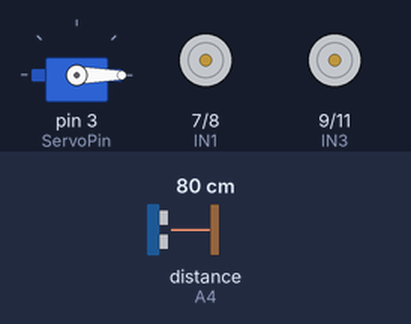
Bench run of a sketch on a simulated Arduino Uno, built with avr-gcc and run on an emulated ATmega328P. On the bench: servo, motor-driver pin pairs drawn as motors (green arrow = first pin HIGH = forward, orange = second pin HIGH = backward, longer = more drive, scaled by the enable pin). Wiring (inferred from the names in the program): ultrasonic range finder: trigger A5; echo A4. The test bench sets the inputs (shaded band); at power-on: distance to the obstacle (sensor on A4) 80 cm. The echo pulse lasts 58.3 µs per cm; what the sketch prints to the serial monitor is not drawn.

Above: at 0.1 s.
At 2.1 s:
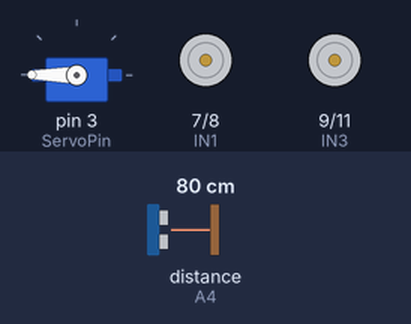
At 10.1 s:
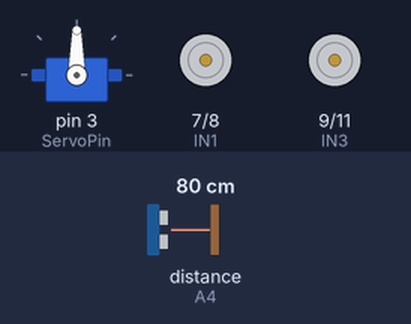
Timing chart, 0 to 11.6 s (numbered marks = the images above):
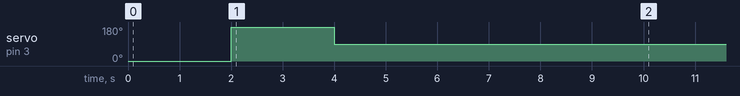

The sketch:

ECE3882_HardwareTest.ino
```cpp
/**
 * This file provides a quick sanity check that
 * the robot is working.
 */

// Library for controlling the hobby servo
#include <Servo.h>

// Motor driver pin connections
#define ENB 5  // left motor enable
#define IN1 7  // left motor control
#define IN2 8  // left motor control
#define ENA 6  // right motor enable
#define IN3 9  // right motor control
#define IN4 11 // right motor control

// Ultrasonic rangefinder pin connections
#define Echo A4
#define Trig A5

// Servo pins
#define ServoPin 3

// global variables
Servo head;  // create servo object to control the looking direction

/**
 *  Ultrasonic distance measurement.  Returns distance in cm.
 *  Max distance is ~1.5m, based on the timeout of pulseIn().
 *  This is an example of a lowest-level function, since it
 *  interacts with, and depends on, the lowest level of hardware
 *  of the processor and sensor.
 */
int getDistance() {
  digitalWrite(Trig, LOW);  // ensure ping is off
  delayMicroseconds(2);
  digitalWrite(Trig, HIGH); // start ping
  delayMicroseconds(10);
  digitalWrite(Trig, LOW);  // end ping
  return (int)pulseIn(Echo, HIGH, 10000) / 58; // measure time of flight and convert to cm
}

void setup(){
  // Start serial comm in case you want to debug with it
  Serial.begin(9600);

  // Configure the pins that are outputs
  pinMode(Trig, OUTPUT);
  pinMode(IN1, OUTPUT);
  pinMode(IN2, OUTPUT);
  pinMode(IN3, OUTPUT);
  pinMode(IN4, OUTPUT);
  pinMode(ENA, OUTPUT);
  pinMode(ENB, OUTPUT);
  pinMode(ServoPin, OUTPUT);

  // Attach the servo controller to the servo pin
  head.attach(ServoPin);

  // Set the head looking to the side.
  head.write(0);
  delay(2000);
  // Set the head looking to the other side.
  head.write(180);
  delay(2000);
  // and to the middle
  head.write(90);
  delay(1000);

  // test the left motors
  digitalWrite(IN1, HIGH);
  digitalWrite(IN2, LOW);
  analogWrite(ENB, 128);
  delay(2000);
  digitalWrite(IN1, LOW);
  digitalWrite(IN2, LOW);
  analogWrite(ENB, 0);
  delay(1000);

  // test the right motors
  digitalWrite(IN4, HIGH);
  digitalWrite(IN3, LOW);
  analogWrite(ENA, 128);
  delay(2000);
  digitalWrite(IN4, LOW);
  digitalWrite(IN3, LOW);
  analogWrite(ENA, 0);
  delay(1000);
}

void loop() {

  // Example of reading the ultrasonic rangefinder and printing to
  // the serial port.
  Serial.println(getDistance());

}
```

helloWorld.c
```cpp
#include <stdio.h>
int main()
{
   // printf() displays the string inside quotation
   printf("Hello, World!");
   return 0;
}
```
